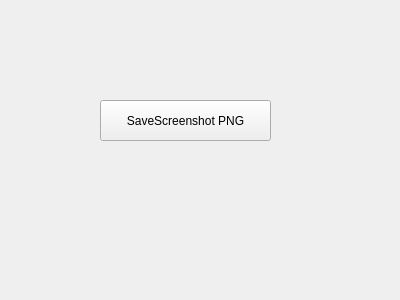
<?xml version="1.0" encoding="UTF-8"?>
<ui version="4.0">
 <class>Screenshot</class>
 <widget class="QWidget" name="Screenshot">
  <property name="geometry">
   <rect>
    <x>0</x>
    <y>0</y>
    <width>400</width>
    <height>300</height>
   </rect>
  </property>
  <property name="windowTitle">
   <string>Screenshot</string>
  </property>
  <widget class="QPushButton" name="pushButton">
   <property name="geometry">
    <rect>
     <x>100</x>
     <y>100</y>
     <width>171</width>
     <height>41</height>
    </rect>
   </property>
   <property name="text">
    <string>SaveScreenshot PNG</string>
   </property>
  </widget>
 </widget>
 <layoutdefault spacing="6" margin="11"/>
 <resources/>
 <connections/>
</ui>
